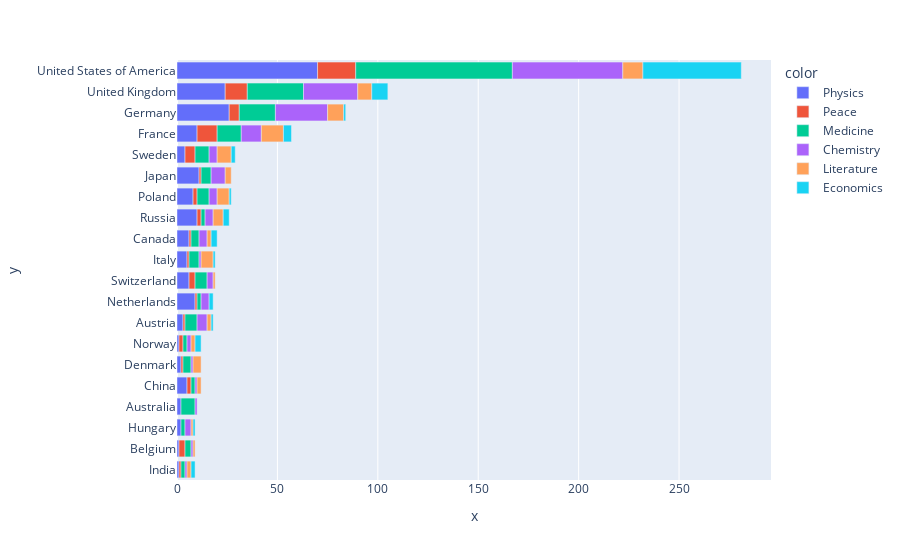

This figure's notebook cell:
### Code cell
country_cat_graph = px.bar(
        x=df_country_cat.cat_prize,
        y=df_country_cat.birth_country_current,
        orientation='h',
        color=df_country_cat.category
    )
country_cat_graph.show()

### Figure 1 — Plotly figure (JSON) as saved in the notebook; plotly's stock layout.template omitted (floating-point values rounded to 4 significant figures)
{"data": [{"alignmentgroup": "True", "hovertemplate": "color=Physics<br>x=%{x}<br>y=%{y}<extra></extra>", "legendgroup": "Physics", "marker": {"color": "#636efa", "pattern": {"shape": ""}}, "name": "Physics", "offsetgroup": "Physics", "orientation": "h", "showlegend": true, "textposition": "auto", "type": "bar", "x": [1, 1, 2, 2, 5, 2, 1, 3, 9, 6, 5, 6, 10, 8, 11, 4, 10, 26, 24, 70], "xaxis": "x", "y": ["India", "Belgium", "Hungary", "Australia", "China", "Denmark", "Norway", "Austria", "Netherlands", "Switzerland", "Italy", "Canada", "Russia", "Poland", "Japan", "Sweden", "France", "Germany", "United Kingdom", "United States of America"], "yaxis": "y"}, {"alignmentgroup": "True", "hovertemplate": "color=Peace<br>x=%{x}<br>y=%{y}<extra></extra>", "legendgroup": "Peace", "marker": {"color": "#EF553B", "pattern": {"shape": ""}}, "name": "Peace", "offsetgroup": "Peace", "orientation": "h", "showlegend": true, "textposition": "auto", "type": "bar", "x": [1, 3, 2, 1, 2, 1, 1, 1, 3, 1, 2, 1, 2, 5, 10, 5, 11, 19], "xaxis": "x", "y": ["India", "Belgium", "China", "Denmark", "Norway", "Austria", "Netherlands", "Italy", "Switzerland", "Canada", "Russia", "Japan", "Poland", "Sweden", "France", "Germany", "United Kingdom", "United States of America"], "yaxis": "y"}, {"alignmentgroup": "True", "hovertemplate": "color=Medicine<br>x=%{x}<br>y=%{y}<extra></extra>", "legendgroup": "Medicine", "marker": {"color": "#00cc96", "pattern": {"shape": ""}}, "name": "Medicine", "offsetgroup": "Medicine", "orientation": "h", "showlegend": true, "textposition": "auto", "type": "bar", "x": [3, 2, 2, 7, 4, 2, 2, 6, 2, 6, 5, 4, 2, 6, 5, 7, 12, 18, 28, 78], "xaxis": "x", "y": ["Belgium", "Hungary", "India", "Australia", "Denmark", "China", "Norway", "Austria", "Netherlands", "Switzerland", "Italy", "Canada", "Russia", "Poland", "Japan", "Sweden", "France", "Germany", "United Kingdom", "United States of America"], "yaxis": "y"}, {"alignmentgroup": "True", "hovertemplate": "color=Chemistry<br>x=%{x}<br>y=%{y}<extra></extra>", "legendgroup": "Chemistry", "marker": {"color": "#ab63fa", "pattern": {"shape": ""}}, "name": "Chemistry", "offsetgroup": "Chemistry", "orientation": "h", "showlegend": true, "textposition": "auto", "type": "bar", "x": [1, 3, 1, 1, 1, 1, 2, 5, 4, 1, 3, 4, 4, 7, 4, 4, 10, 26, 27, 55], "xaxis": "x", "y": ["Belgium", "Hungary", "India", "Australia", "China", "Denmark", "Norway", "Austria", "Netherlands", "Italy", "Switzerland", "Canada", "Russia", "Japan", "Poland", "Sweden", "France", "Germany", "United Kingdom", "United States of America"], "yaxis": "y"}, {"alignmentgroup": "True", "hovertemplate": "color=Literature<br>x=%{x}<br>y=%{y}<extra></extra>", "legendgroup": "Literature", "marker": {"color": "#FFA15A", "pattern": {"shape": ""}}, "name": "Literature", "offsetgroup": "Literature", "orientation": "h", "showlegend": true, "textposition": "auto", "type": "bar", "x": [1, 1, 2, 2, 2, 4, 2, 1, 6, 2, 5, 3, 6, 7, 11, 8, 7, 10], "xaxis": "x", "y": ["Belgium", "Hungary", "India", "Norway", "China", "Denmark", "Austria", "Switzerland", "Italy", "Canada", "Russia", "Japan", "Poland", "Sweden", "France", "Germany", "United Kingdom", "United States of America"], "yaxis": "y"}, {"alignmentgroup": "True", "hovertemplate": "color=Economics<br>x=%{x}<br>y=%{y}<extra></extra>", "legendgroup": "Economics", "marker": {"color": "#19d3f3", "pattern": {"shape": ""}}, "name": "Economics", "offsetgroup": "Economics", "orientation": "h", "showlegend": true, "textposition": "auto", "type": "bar", "x": [1, 2, 3, 1, 2, 1, 3, 3, 1, 2, 4, 1, 8, 49], "xaxis": "x", "y": ["Hungary", "India", "Norway", "Austria", "Netherlands", "Italy", "Canada", "Russia", "Poland", "Sweden", "France", "Germany", "United Kingdom", "United States of America"], "yaxis": "y"}], "layout": {"barmode": "relative", "legend": {"title": {"text": "color"}, "tracegroupgap": 0}, "margin": {"t": 60}, "xaxis": {"anchor": "y", "domain": [0, 1], "title": {"text": "x"}}, "yaxis": {"anchor": "x", "domain": [0, 1], "title": {"text": "y"}}}}
